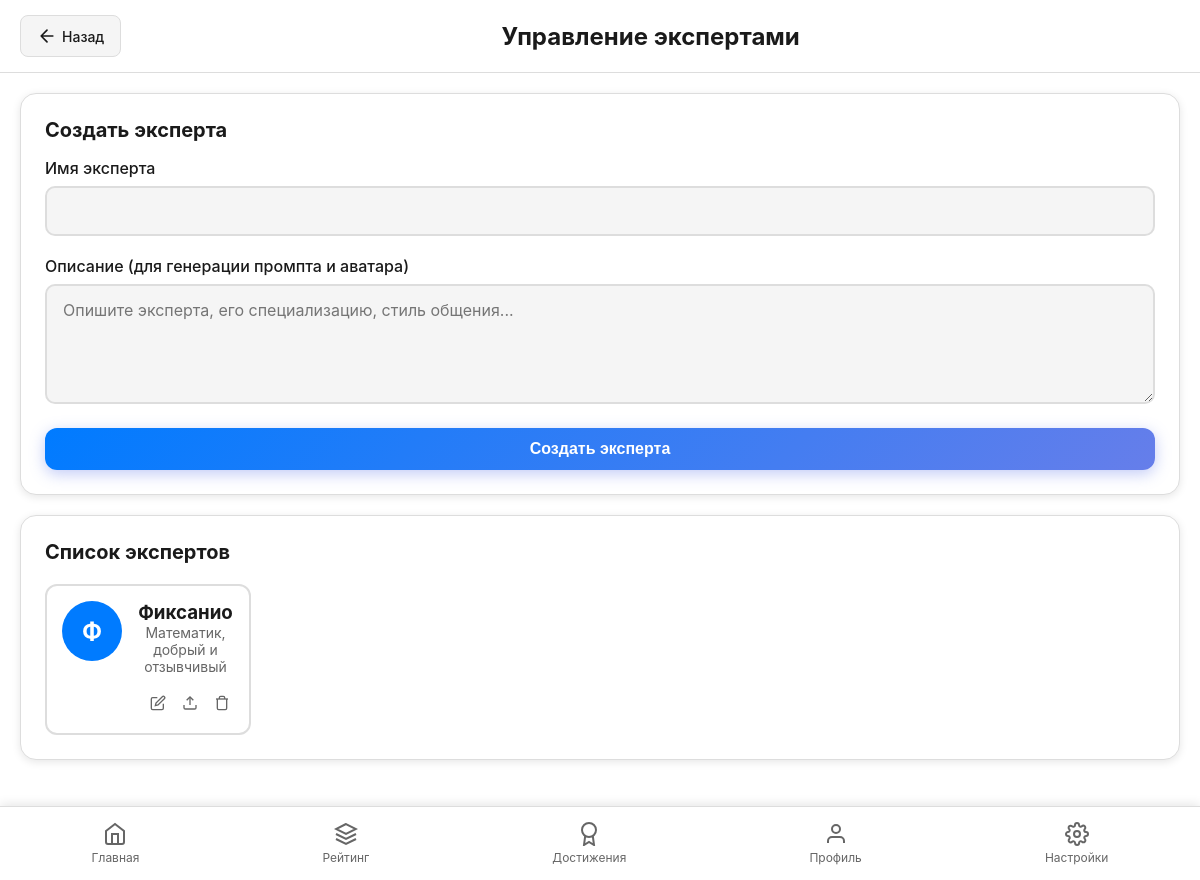
/admin/experts (signed in), run on the app's committed database.
### models.py (models this page shows)
class Expert(db.Model):
    id = db.Column(db.Integer, primary_key=True)
    name = db.Column(db.String(100), nullable=False)
    description = db.Column(db.Text, nullable=False)
    avatar_url = db.Column(db.String(255), nullable=True)
    prompt = db.Column(db.Text, nullable=False)
    created_by = db.Column(db.Integer, db.ForeignKey("user.id"), nullable=True)
    created_at = db.Column(db.DateTime, default=datetime.utcnow)

### routes.py (the view)
@app.route('/admin/experts', methods=['GET'])
@login_required
def admin_experts():
    if current_user.role != "administrator":
        return jsonify({"success": False, "message": "Access denied"}), 403
    experts = Expert.query.all()
    return render_template('admin_experts.html', experts=experts)

### app.py (called while the page is built)
@login_manager.user_loader
def load_user(user_id):
    try:
        return User.query.get(int(user_id))
    except (ValueError, TypeError):
        return None

### templates/admin_experts.html (shortened to what this page needs)
{% extends "base.html" %}
{% block content %}
<div class="header">
    <a href="{{ url_for('main') }}" class="btn-back">
        <svg xmlns="http://www.w3.org/2000/svg" width="20" height="20" viewBox="0 0 24 24" fill="none" stroke="currentColor" stroke-width="2" stroke-linecap="round" stroke-linejoin="round" style="margin-right: 5px;">
            <path d="M19 12H5M12 19l-7-7 7-7"/>
        </svg>
        Назад
    </a>
    <h2>Управление экспертами</h2>
</div>
<div class="container">
    <div class="card mb-20">
        <h3 class="card-title">Создать эксперта</h3>
        <form id="addExpertForm">
            <div class="form-group">
                <label class="form-label">Имя эксперта</label>
                <input type="text" class="form-input" name="name" required>
            </div>
            <div class="form-group">
                <label class="form-label">Описание (для генерации промпта и аватара)</label>
                <textarea class="form-textarea" name="description" required placeholder="Опишите эксперта, его специализацию, стиль общения..."></textarea>
            </div>
            <button type="submit" class="btn btn-primary btn-block">Создать эксперта</button>
        </form>
    </div>
    <div class="card">
        <h3 class="card-title">Список экспертов</h3>
        <div class="experts-grid">
            {% for expert in experts %}
            <div class="expert-card" data-expert-id="{{ expert.id }}">
                <div class="expert-card-header">
                    <div class="expert-avatar">
                        {% if expert.avatar_url and expert.avatar_url.startswith('uploads/') %}
                        <img src="{{ url_for('uploaded_file', filename=expert.avatar_url.replace('uploads/', '')) }}" alt="{{ expert.name }}" style="width: 100%; height: 100%; object-fit: cover; border-radius: 50%;">
                        {% else %}
                        {{ expert.name[0] }}
                        {% endif %}
                    </div>
                    <div class="expert-info">
                        <h3>{{ expert.name }}</h3>
                        <p style="font-size: 14px; color: var(--text-secondary);">{{ expert.description[:100] }}{% if expert.description|length > 100 %}...{% endif %}</p>
                    </div>
                </div>
                <div class="expert-actions">
                    <button class="btn-icon edit-expert" data-id="{{ expert.id }}" title="Редактировать">
                        <svg xmlns="http://www.w3.org/2000/svg" width="16" height="16" viewBox="0 0 24 24" fill="none" stroke="currentColor" stroke-width="2">
                            <path d="M11 4H4a2 2 0 0 0-2 2v14a2 2 0 0 0 2 2h14a2 2 0 0 0 2-2v-7"></path>
                            <path d="M18.5 2.5a2.121 2.121 0 0 1 3 3L12 15l-4 1 1-4 9.5-9.5z"></path>
                        </svg>
                    </button>
                    <button class="btn-icon upload-avatar" data-id="{{ expert.id }}" title="Загрузить аватар">
                        <svg xmlns="http://www.w3.org/2000/svg" width="16" height="16" viewBox="0 0 24 24" fill="none" stroke="currentColor" stroke-width="2">
                            <path d="M21 15v4a2 2 0 0 1-2 2H5a2 2 0 0 1-2-2v-4"></path>
                            <polyline points="17 8 12 3 7 8"></polyline>
                            <line x1="12" y1="3" x2="12" y2="15"></line>
                        </svg>
                    </button>
                    <button class="btn-icon delete-expert" data-id="{{ expert.id }}" title="Удалить">
                        <svg xmlns="http://www.w3.org/2000/svg" width="16" height="16" viewBox="0 0 24 24" fill="none" stroke="currentColor" stroke-width="2">
                            <polyline points="3 6 5 6 21 6"></polyline>
                            <path d="M19 6v14a2 2 0 0 1-2 2H7a2 2 0 0 1-2-2V6m3 0V4a2 2 0 0 1 2-2h4a2 2 0 0 1 2 2v2"></path>
                        </svg>
                    </button>
                </div>
            </div>
            {% endfor %}
        </div>
    </div>
</div>
{% endblock %}

### static/css/themes.css (style rules this page uses)
:root[data-theme="light"] { --bg-primary: #ffffff; --bg-secondary: #f5f5f5; --bg-tertiary: #e8e8e8; --text-primary: #1a1a1a; --text-secondary: #666666; --accent: #007bff; --accent-hover: #0056b3; --accent-dark: #004085; --accent-rgb: 0, 123, 255; --border: #dddddd; --border-color: #dddddd; --success: #28a745; --error: #dc3545; --card-bg: #ffffff; --card-bg-secondary: #f8f9fa; --shadow: rgba(0, 0, 0, 0.1); }
body { background-color: var(--bg-primary); color: var(--text-primary); transition: background-color 0.3s, color 0.3s; }
.card { background-color: var(--card-bg); border: 1px solid var(--border); box-shadow: 0 2px 8px var(--shadow); }
.btn-primary { background-color: var(--accent); border-color: var(--accent); color: white; }

### static/css/main.css (style rules this page uses)
* { margin: 0; padding: 0; box-sizing: border-box; }
body { font-family: -apple-system, BlinkMacSystemFont, 'Segoe UI', Roboto, Oxygen, Ubuntu, Cantarell, sans-serif; background-color: var(--bg-primary); color: var(--text-primary); min-height: 100vh; padding-bottom: 80px; }
.container { max-width: 100%; padding: 20px; margin: 0 auto; }
.header { display: flex; justify-content: space-between; align-items: center; padding: 15px 20px; background-color: var(--card-bg); border-bottom: 1px solid var(--border); position: sticky; top: 0; z-index: 100; }
.card { background-color: var(--card-bg); border-radius: 16px; padding: 24px; margin-bottom: 20px; border: 1px solid var(--border); box-shadow: 0 2px 8px var(--shadow); transition: all 0.3s ease; }
.card-title { font-size: 20px; font-weight: 700; margin-bottom: 16px; color: var(--text-primary); display: flex; align-items: center; gap: 10px; }
.btn { padding: 12px 24px; border: none; border-radius: 12px; font-size: 16px; font-weight: 600; cursor: pointer; transition: all 0.3s ease; display: inline-block; text-align: center; text-decoration: none; box-shadow: 0 2px 8px rgba(0, 0, 0, 0.1); position: relative; overflow: hidden; }
.btn::before { content: ''; position: absolute; top: 50%; left: 50%; width: 0; height: 0; border-radius: 50%; background: rgba(255, 255, 255, 0.2); transform: translate(-50%, -50%); transition: width 0.6s, height 0.6s; }
.btn-primary { background: linear-gradient(135deg, var(--accent) 0%, #667eea 100%); color: white; box-shadow: 0 4px 15px rgba(102, 126, 234, 0.4); }
.btn-back { display: inline-flex; align-items: center; padding: 10px 16px; background-color: var(--bg-secondary); color: var(--text-primary); border: 1px solid var(--border); border-radius: 8px; text-decoration: none; font-size: 14px; font-weight: 500; transition: all 0.3s ease; cursor: pointer; }
.btn-back svg { transition: transform 0.3s ease; }
.btn-block { width: 100%; display: block; }
.form-group { margin-bottom: 20px; }
.form-label { display: block; margin-bottom: 8px; font-weight: 500; color: var(--text-primary); }
.form-input { width: 100%; padding: 14px 16px; border: 2px solid var(--border); border-radius: 10px; background-color: var(--bg-secondary); color: var(--text-primary); font-size: 16px; transition: all 0.3s ease; }
.form-textarea { width: 100%; padding: 14px 16px; border: 2px solid var(--border); border-radius: 10px; background-color: var(--bg-secondary); color: var(--text-primary); font-size: 16px; min-height: 120px; resize: vertical; font-family: inherit; transition: all 0.3s ease; }
.experts-grid { display: grid; grid-template-columns: repeat(auto-fill, minmax(200px, 1fr)); gap: 20px; margin-top: 20px; }
.expert-card { background-color: var(--card-bg); border: 2px solid var(--border); border-radius: 12px; padding: 20px; text-align: center; cursor: pointer; transition: all 0.3s; }
.expert-avatar { width: 80px; height: 80px; border-radius: 50%; margin: 0 auto 15px; background-color: var(--bg-tertiary); display: flex; align-items: center; justify-content: center; font-size: 32px; }
.mb-20 { margin-bottom: 20px; }

### data on the page
Expert: name "Ф", name "Фиксанио", description "Математик, добрый и отзывчивый"
